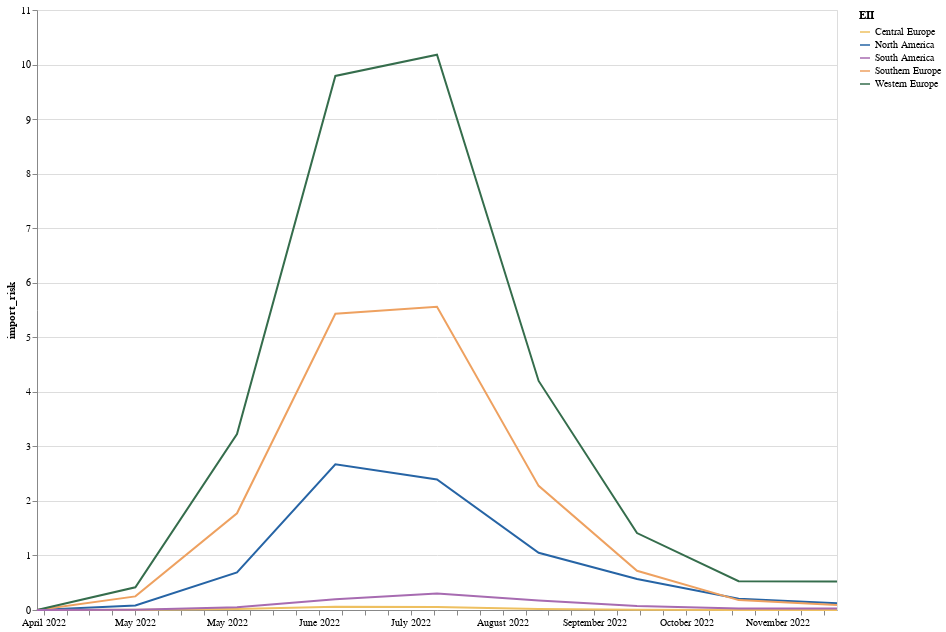

The notebook cell saved with this chart:
### Code cell
eii_plot = alt.Chart(eii_df).mark_line().encode(
    alt.X("year-month:T",axis=alt.Axis(title=None, grid=False, format="%B %Y")),
    alt.Y("import_risk"), 
    alt.Color("place:N",legend = alt.Legend(title = "EII"),  scale=alt.Scale(range=range_) )).properties(
    width = 800,
    height = 600
)
eii_plot

### Figure 1 — Vega-Lite specification as saved in the notebook (floating-point values rounded to 4 significant figures)
{"config": {"view": {"continuousWidth": 400, "continuousHeight": 300}}, "data": {"name": "data-18ffd418cda6c62dbda21074e72e4e84"}, "mark": "line", "encoding": {"color": {"field": "place", "legend": {"title": "EII"}, "scale": {"range": ["#EEC060", "#2664A5", "#A76BB1", "#EEA160", "#356D4C"]}, "type": "nominal"}, "x": {"axis": {"format": "%B %Y", "grid": false, "title": null}, "field": "year-month", "type": "temporal"}, "y": {"field": "import_risk", "type": "quantitative"}}, "height": 600, "width": 800, "$schema": "https://vega.github.io/schema/vega-lite/v4.17.0.json", "datasets": {"data-18ffd418cda6c62dbda21074e72e4e84": [{"Unnamed: 0": 0, "index": "North America.2022-04", "place": "North America", "year-month": "2022-04-01", "import_risk": 0.0}, {"Unnamed: 0": 1, "index": "Southern Europe.2022-04", "place": "Southern Europe", "year-month": "2022-04-01", "import_risk": 0.0}, {"Unnamed: 0": 2, "index": "Western Europe.2022-04", "place": "Western Europe", "year-month": "2022-04-01", "import_risk": 0.0}, {"Unnamed: 0": 3, "index": "Central Europe.2022-04", "place": "Central Europe", "year-month": "2022-04-01", "import_risk": 0.0}, {"Unnamed: 0": 4, "index": "South America.2022-04", "place": "South America", "year-month": "2022-04-01", "import_risk": 0.0}, {"Unnamed: 0": 5, "index": "North America.2022-05", "place": "North America", "year-month": "2022-05-01", "import_risk": 0.08157}, {"Unnamed: 0": 6, "index": "Southern Europe.2022-05", "place": "Southern Europe", "year-month": "2022-05-01", "import_risk": 0.2495}, {"Unnamed: 0": 7, "index": "Western Europe.2022-05", "place": "Western Europe", "year-month": "2022-05-01", "import_risk": 0.4155}, {"Unnamed: 0": 8, "index": "Central Europe.2022-05", "place": "Central Europe", "year-month": "2022-05-01", "import_risk": 0.002354}, {"Unnamed: 0": 9, "index": "South America.2022-05", "place": "South America", "year-month": "2022-05-01", "import_risk": 0.005387}, {"Unnamed: 0": 10, "index": "North America.2022-06", "place": "North America", "year-month": "2022-06-01", "import_risk": 0.6891}, {"Unnamed: 0": 11, "index": "Southern Europe.2022-06", "place": "Southern Europe", "year-month": "2022-06-01", "import_risk": 1.774}, {"Unnamed: 0": 12, "index": "Western Europe.2022-06", "place": "Western Europe", "year-month": "2022-06-01", "import_risk": 3.226}, {"Unnamed: 0": 13, "index": "Central Europe.2022-06", "place": "Central Europe", "year-month": "2022-06-01", "import_risk": 0.01773}, {"Unnamed: 0": 14, "index": "South America.2022-06", "place": "South America", "year-month": "2022-06-01", "import_risk": 0.05176}, {"Unnamed: 0": 15, "index": "North America.2022-07", "place": "North America", "year-month": "2022-07-01", "import_risk": 2.67}, {"Unnamed: 0": 16, "index": "Southern Europe.2022-07", "place": "Southern Europe", "year-month": "2022-07-01", "import_risk": 5.432}, {"Unnamed: 0": 17, "index": "Western Europe.2022-07", "place": "Western Europe", "year-month": "2022-07-01", "import_risk": 9.791}, {"Unnamed: 0": 18, "index": "Central Europe.2022-07", "place": "Central Europe", "year-month": "2022-07-01", "import_risk": 0.06005}, {"Unnamed: 0": 19, "index": "South America.2022-07", "place": "South America", "year-month": "2022-07-01", "import_risk": 0.1969}, {"Unnamed: 0": 20, "index": "North America.2022-08", "place": "North America", "year-month": "2022-08-01", "import_risk": 2.392}, {"Unnamed: 0": 21, "index": "Southern Europe.2022-08", "place": "Southern Europe", "year-month": "2022-08-01", "import_risk": 5.558}, {"Unnamed: 0": 22, "index": "Western Europe.2022-08", "place": "Western Europe", "year-month": "2022-08-01", "import_risk": 10.18}, {"Unnamed: 0": 23, "index": "Central Europe.2022-08", "place": "Central Europe", "year-month": "2022-08-01", "import_risk": 0.05487}, {"Unnamed: 0": 24, "index": "South America.2022-08", "place": "South America", "year-month": "2022-08-01", "import_risk": 0.3035}, {"Unnamed: 0": 25, "index": "North America.2022-09", "place": "North America", "year-month": "2022-09-01", "import_risk": 1.05}, {"Unnamed: 0": 26, "index": "Southern Europe.2022-09", "place": "Southern Europe", "year-month": "2022-09-01", "import_risk": 2.276}, {"Unnamed: 0": 27, "index": "Western Europe.2022-09", "place": "Western Europe", "year-month": "2022-09-01", "import_risk": 4.2}, {"Unnamed: 0": 28, "index": "Central Europe.2022-09", "place": "Central Europe", "year-month": "2022-09-01", "import_risk": 0.01873}, {"Unnamed: 0": 29, "index": "South America.2022-09", "place": "South America", "year-month": "2022-09-01", "import_risk": 0.1761}, {"Unnamed: 0": 30, "index": "North America.2022-10", "place": "North America", "year-month": "2022-10-01", "import_risk": 0.5693}, {"Unnamed: 0": 31, "index": "Southern Europe.2022-10", "place": "Southern Europe", "year-month": "2022-10-01", "import_risk": 0.7186}, {"Unnamed: 0": 32, "index": "Western Europe.2022-10", "place": "Western Europe", "year-month": "2022-10-01", "import_risk": 1.411}, {"Unnamed: 0": 33, "index": "Central Europe.2022-10", "place": "Central Europe", "year-month": "2022-10-01", "import_risk": 0.00483}, {"Unnamed: 0": 34, "index": "South America.2022-10", "place": "South America", "year-month": "2022-10-01", "import_risk": 0.07164}, {"Unnamed: 0": 35, "index": "North America.2022-11", "place": "North America", "year-month": "2022-11-01", "import_risk": 0.2074}, {"Unnamed: 0": 36, "index": "Southern Europe.2022-11", "place": "Southern Europe", "year-month": "2022-11-01", "import_risk": 0.1813}, {"Unnamed: 0": 37, "index": "Western Europe.2022-11", "place": "Western Europe", "year-month": "2022-11-01", "import_risk": 0.5279}, {"Unnamed: 0": 38, "index": "Central Europe.2022-11", "place": "Central Europe", "year-month": "2022-11-01", "import_risk": 0.001494}, {"Unnamed: 0": 39, "index": "South America.2022-11", "place": "South America", "year-month": "2022-11-01", "import_risk": 0.02972}, {"Unnamed: 0": 40, "index": "North America.2022-12", "place": "North America", "year-month": "2022-12-01", "import_risk": 0.1221}, {"Unnamed: 0": 41, "index": "Southern Europe.2022-12", "place": "Southern Europe", "year-month": "2022-12-01", "import_risk": 0.09391}, {"Unnamed: 0": 42, "index": "Western Europe.2022-12", "place": "Western Europe", "year-month": "2022-12-01", "import_risk": 0.5237}, {"Unnamed: 0": 43, "index": "Central Europe.2022-12", "place": "Central Europe", "year-month": "2022-12-01", "import_risk": 0.001212}, {"Unnamed: 0": 44, "index": "South America.2022-12", "place": "South America", "year-month": "2022-12-01", "import_risk": 0.02633}]}}
